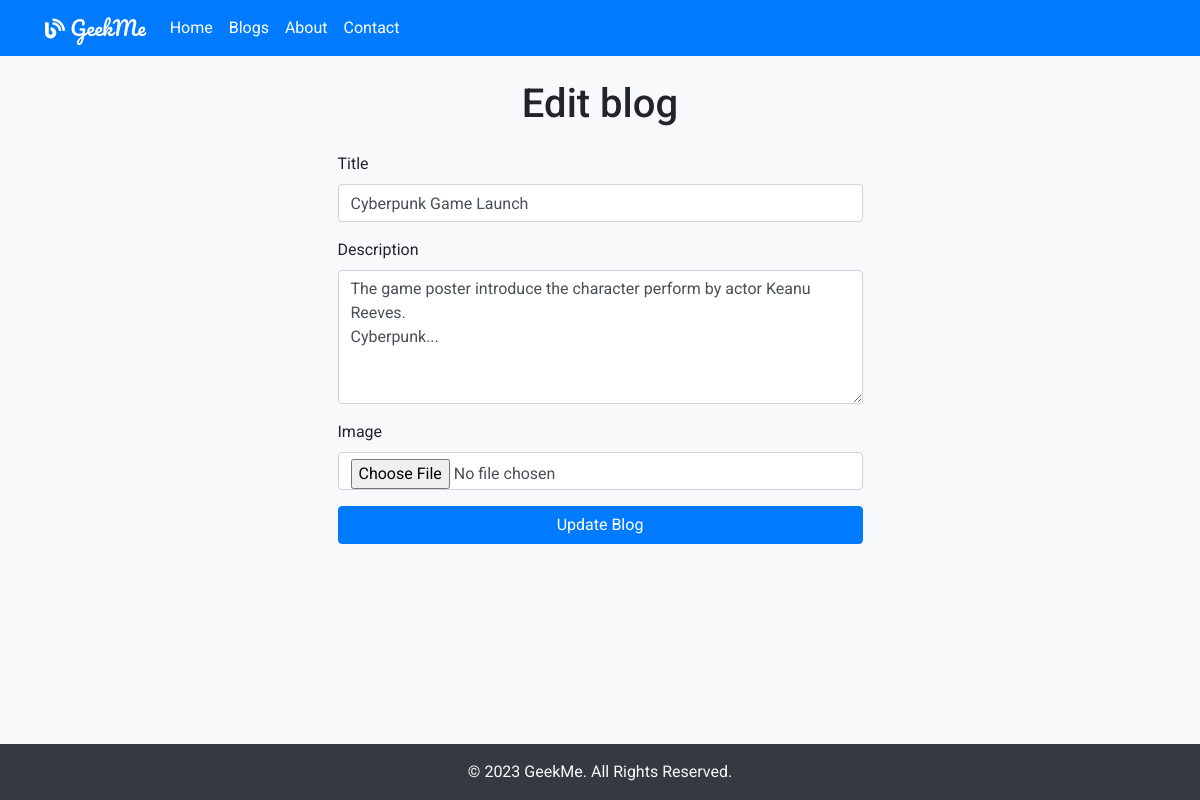
The page /blog/edit/1 on the database its author committed.
### blog/models.py (models this page shows, shortened)
class Blog(models.Model):
    title = models.CharField(max_length=200)
    description = models.TextField()
    datetime = models.DateTimeField(auto_now=True)
    author = models.CharField(max_length=100, blank=True, null=True)
    image = models.ImageField(upload_to='media/', blank=True, null=True)
    class Meta:
        db_table = 'tbl_blog'

### blog/views.py (the view, shortened to what this page needs)
# urls.py: path('edit/<int:pk>', views.edit, name='blog-edit'),
def edit(request, pk):
    blog = Blog.objects.filter(id=pk).first()
    content = {
        'title': 'Edit blog',
        'blog': blog
    }
    return render(request, 'blog/edit.html', content)

### templates/blog/edit.html (shortened to what this page needs)
{% extends 'layouts/base.html' %}
{% block main %}
<div class="container mt-4">
    <h1 class="text-center mb-4">{{ title }}</h1>
    <div class="row">
        <div class="col-md-6 offset-md-3">
            <form action="{% url 'blog-edit' blog.id %}" method="post" enctype="multipart/form-data">
                <div class="form-group mb-3">
                    <label for="title">Title</label>
                    <input type="text" name="title" id="title" value="{{ blog.title }}" class="form-control" required>
                </div>
                <div class="form-group mb-3">
                    <label for="description">Description</label>
                    <textarea name="description" id="description" cols="30" rows="5" class="form-control" required>{{ blog.description }}</textarea>
                </div>
                <div class="form-group mb-3">
                    <label for="image">Image</label>
                    <input type="file" name="image" id="image" class="form-control">
                </div>
                <div class="form-group mb-3">
                    <button type="submit" class="btn btn-primary btn-block">Update Blog</button>
                </div>
            </form>
        </div>
    </div>
</div>
{% endblock %}

### static/css/styles.css (style rules this page uses)
body { font-family: 'Roboto', sans-serif; background-color: #f8f9fa; display: flex; flex-direction: column; }
html, body { height: 100%; }

### rows shown on the page
Blog: title "Cyberpunk Game Launch", description "The game poster introduce the character perform by actor Keanu Reeves. Cyberpunk..."

### other values the page prints
{{ title }} "Edit blog"
